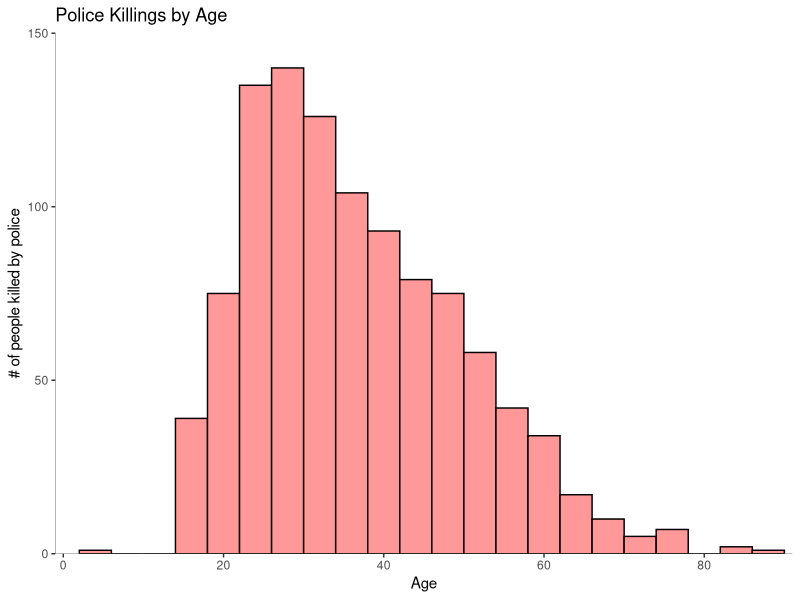
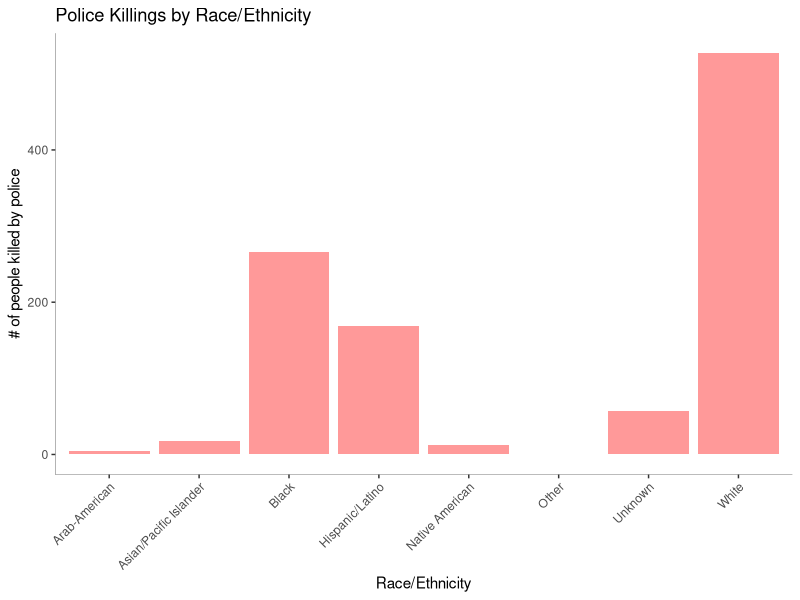
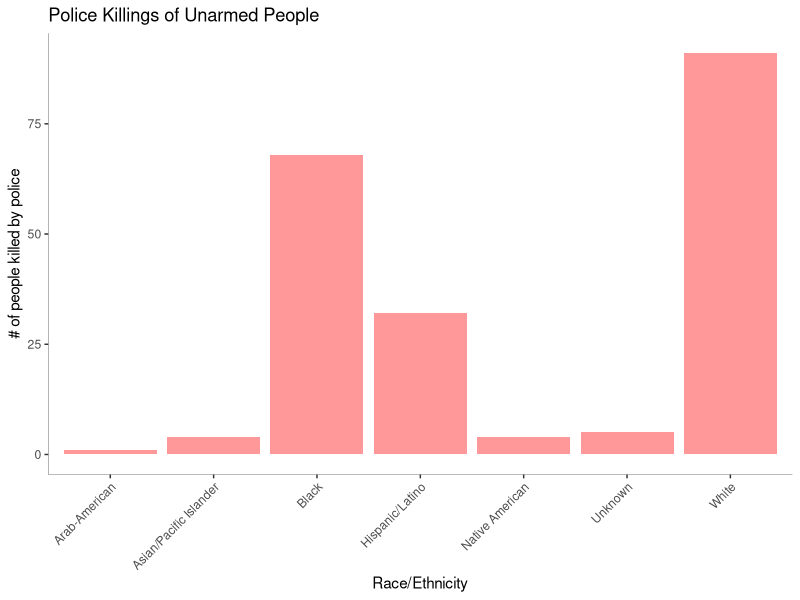
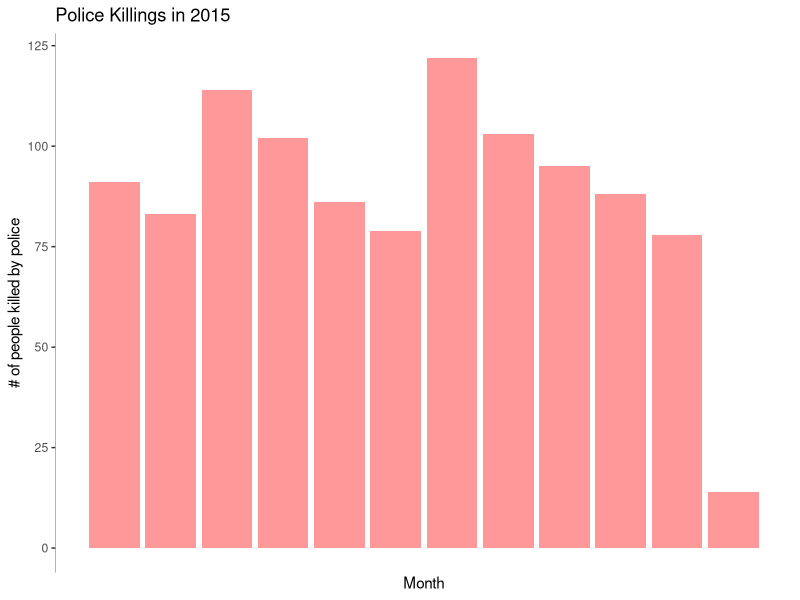
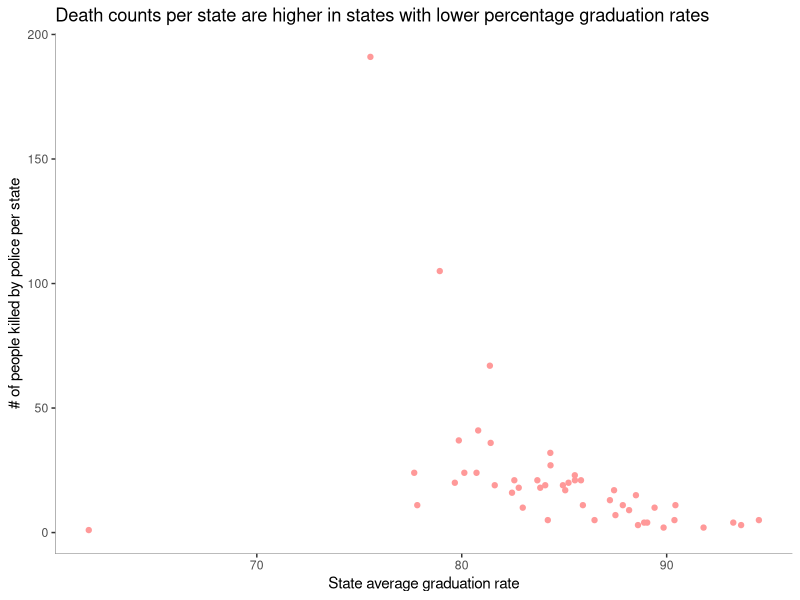
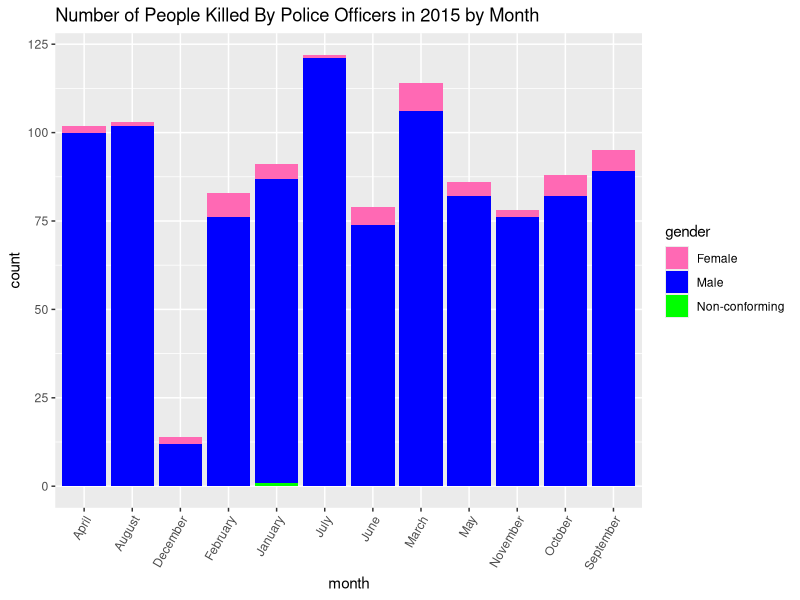
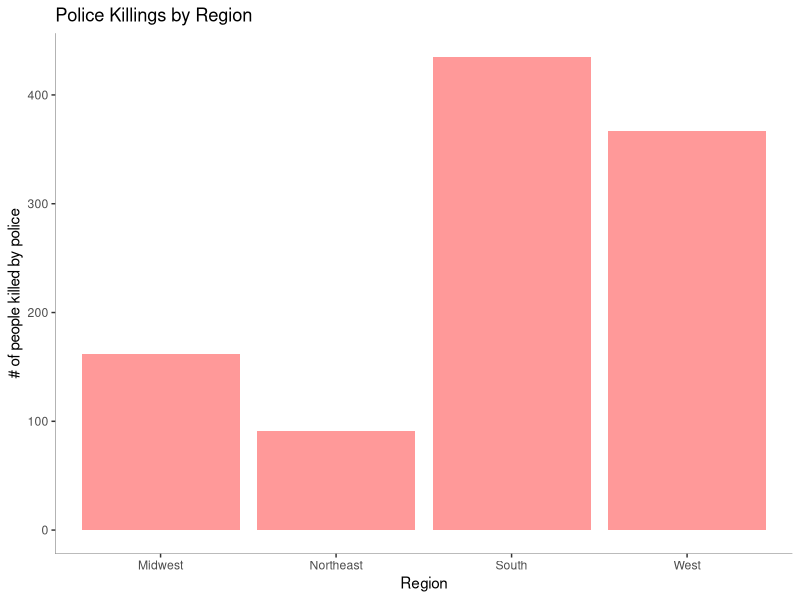
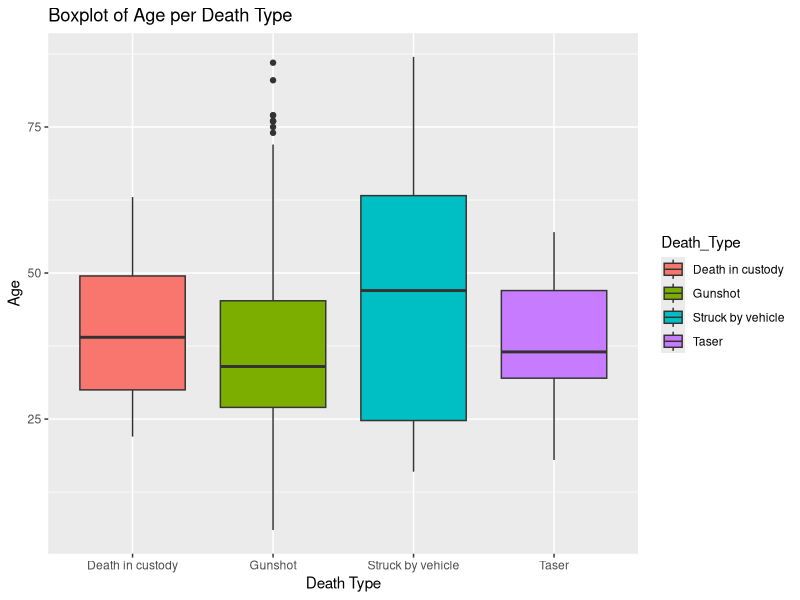

Here is the R script that generated these plots, in order:
## ---- chunk 1
library(jsonlite)
library(stringr)
library(tidyverse)
library(readr)


data <- read_csv("14_data.csv")
## ---- chunk 2
data_age <- na.omit(select(data,age))
ggplot(data_age) + geom_histogram(aes(x=age), fill = "#FF9999", color = "black", binwidth = 4) + 
    ggtitle('Police Killings by Age') + labs(x = 'Age', y = '# of people killed by police') +
    theme(panel.background = element_blank(), 
          axis.line = element_line(colour = "black", size=.1))+
    scale_x_continuous(breaks=c(0,20, 40, 60, 80),
                       limits=c(0,90),
                       expand=c(0, 1)) +
    scale_y_continuous(breaks=c(0, 50, 100, 150),
                       limits=c(0, 150),
                       expand=c(0,0)) 
## ---- chunk 3
race_count <- data %>% group_by(raceethnicity) %>% count()
ggplot(race_count) + geom_bar(aes(x=raceethnicity, y=n), stat = "identity", fill="#FF9999") + 
    theme(axis.text.x=element_text(angle=45,hjust=1,vjust=1), axis.line = element_line(colour = "black", size=.1),
          panel.background = element_blank()) +
    ggtitle('Police Killings by Race/Ethnicity') +
    labs(x = 'Race/Ethnicity', y = '# of people killed by police')
## ---- chunk 4
race_count <- data %>% filter(is_armed==0) %>% group_by(raceethnicity) %>% count()
ggplot(race_count) + geom_bar(aes(x=raceethnicity, y=n), stat = "identity", fill="#FF9999") + 
    theme(axis.text.x=element_text(angle=45,hjust=1,vjust=1), axis.line = element_line(colour = "black", size=.1),
          panel.background = element_blank()) +
    ggtitle('Police Killings of Unarmed People') +
    labs(x = 'Race/Ethnicity', y = '# of people killed by police')
## ---- chunk 5
date_count <- data %>% group_by(month_num) %>% count()
ggplot(date_count) + 
    geom_bar(aes(x=month_num, y=n), stat = "identity", fill="#FF9999") + 
    ggtitle('Police Killings in 2015') +
    labs(x = 'Month', y = '# of people killed by police') + 
    theme(axis.line = element_line(colour = "black", size=.1), 
          panel.background = element_blank()) +
    scale_x_discrete(labels=c("Jan","Feb","Mar","Apr","May","Jun", "Jul", "Aug", "Sep", "Oct", "Nov", "Dec"))
## ---- chunk 6
avgGrad <- data %>% group_by(state) %>% summarise(avgPercentHighSchoolGrad = mean(as.numeric(percent_25_or_older_HighSchool_grads), na.rm = TRUE))
stateCount <- data %>% group_by(state) %>% summarise(DeathsPerState = n())
gradsCount <- left_join(stateCount, avgGrad, by = c('state' = 'state'))


ggplot(gradsCount) + 
    geom_point(mapping = aes(x = avgPercentHighSchoolGrad, y = DeathsPerState), color="#FF9999") +
    ggtitle('Death counts per state are higher in states with lower percentage graduation rates') +
    theme(axis.line = element_line(colour = "black", size=.1), 
          panel.background = element_blank()) +
    labs(x = 'State average graduation rate', y = '# of people killed by police per state') 
## ---- chunk 7
monthCount <- data %>% group_by(month, gender) %>% summarise(DeathsPerMonth = n())

# plot the total number of deaths per month, and 
ggplot(data) + geom_bar(mapping = aes(x=month, fill = gender )) + 
    scale_fill_manual(values = c('hotpink', 'blue', 'green')) +
    theme(axis.text.x = element_text(angle = 60, hjust = 1)) + 
    ggtitle('Number of People Killed By Police Officers in 2015 by Month')
## ---- chunk 8
region_count <- data %>% group_by(region) %>% count()
ggplot(region_count) + 
    geom_bar(aes(x=region, y=n), stat = "identity", fill="#FF9999") + 
    ggtitle('Police Killings by Region') +
    labs(x = 'Region', y = '# of people killed by police') + 
    theme(axis.line = element_line(colour = "black", size=.1), 
          panel.background = element_blank())
## ---- chunk 9
Death_Type <- factor(data$classification)
ggplot(data) + geom_boxplot(aes(x=classification, y=age, fill = Death_Type)) + ggtitle('Boxplot of Age per Death Type') +
labs(x = 'Death Type', y = 'Age') + 
scale_x_discrete(limit = c("Death in custody", "Gunshot", "Struck by vehicle", "Taser"))
## ---- chunk 10
#Average age of those killed by police
mean_age <- mean(na.omit(data$age))
mean_age

median_age <- median(na.omit(data$age))
median_age

#Average age of those killed by police - Race/Ecthnicity = White
w_data <- data %>% filter(raceethnicity=="White")   
mean_age_w <- mean(na.omit(w_data$age))
mean_age_w

#Average age of those killed by police - Race/Ecthnicity = Black
b_data <- data %>% filter(raceethnicity=="Black")   
mean_age_b <- mean(na.omit(b_data$age))
mean_age_b

#Average age of those killed by police - Race/Ecthnicity = Hispanic/Latino
h_data <- data %>% filter(raceethnicity=="Hispanic/Latino")   
mean_age_h <- mean(na.omit(h_data$age))
mean_age_h

#The mean age of those killed by police is younger for Race/Ethnicity = Black than White, and lowest for Hispanic/Latino



#Data summary
data_summary <- summary(data)

